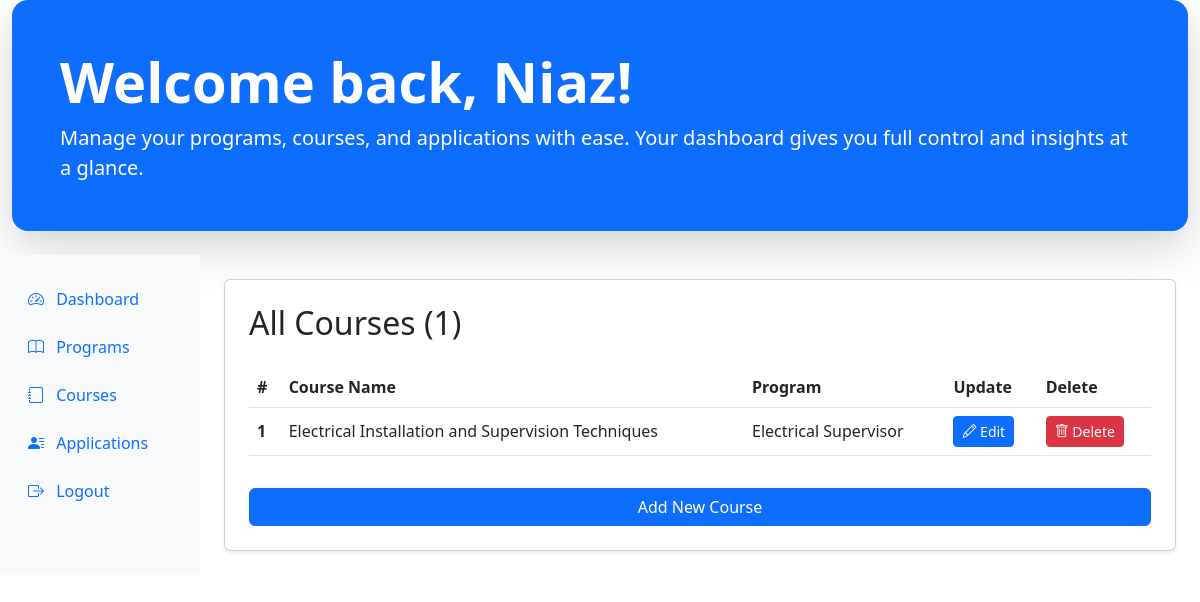
The app's page /admin_work/admin_courses/ (signed in) with its own data.
### accounts/models.py (models this page shows)
class CustomUser(AbstractUser):
    ROLE_CHOICES = (
        ('admin', 'Admin'),
        ('enroller', 'Enroller'),
        ('student', 'Student'),
        ('guest','Guest'),
    )
    role = models.CharField(max_length=20, choices=ROLE_CHOICES, default='guest')

### website/models.py (models this page shows, shortened)
class Course(models.Model):
    name = models.CharField(max_length=50)
    description = models.TextField()
    program = models.ForeignKey(Program, on_delete=models.CASCADE)
    marks = models.IntegerField()

class Program(models.Model):
    name = models.CharField(max_length=255)
    description = models.TextField()
    duration = models.CharField(max_length=50, help_text="e.g., 3 Months, 6 Months")
    semesters = models.PositiveIntegerField()
    fee = models.DecimalField(max_digits=10, decimal_places=2, help_text="Course fee in PKR")
    image = models.ImageField(upload_to='course_images/', blank=True, null=True)

### admin_work/views.py (the view)
# urls.py: path('admin_courses/', views.admin_courses, name='admin_courses'),
@user_passes_test(is_admin)
def admin_courses(request):
    courses = models.Course.objects.all()
    return render(request, 'admin_courses.html', {'courses': courses})

### admin_work/views.py (called while the page is built)
def is_admin(user):
    return user.is_authenticated and user.role == 'admin'

### admin_work/templates/admin_courses.html
{% extends "admin_base.html" %}
{% load static %}
{% block content %}
            <div class="row g-4">
                <div class="col-12">
                    <div class="card p-4 bg-white rounded shadow-sm">
                        <h2 class="mb-4">All Courses ({{ courses|length }})</h2>
                        <table class="table table-hover align-middle">
                            <thead>
                                <tr>
                                    <th scope="col">#</th>
                                    <th scope="col">Course Name</th>
                                    <th scope="col">Program</th>
                                    <th scope="col">Update</th>
                                    <th scope="col">Delete</th>
                                </tr>
                            </thead>
                            <tbody>
                                {% for course in courses %}
                                <tr>
                                    <th scope="row">{{ forloop.counter }}</th>
                                    <td>{{ course.name }}</td>
                                    <td>{{ course.program.name }}</td>
                                    <td>
                                        <a href="{% url 'course_update' course.id %}" class="btn btn-primary btn-sm">
                                           <i class="bi bi-pencil"></i> Edit
                                        </a>
                                    </td>
                                    <td>
                                        <a href="{% url 'course_delete' course.id %}" class="btn btn-danger btn-sm">
                                           <i class="bi bi-trash"></i> Delete
                                        </a>
                                    </td>
                                </tr>
                                {% empty %}
                                <tr>
                                    <td colspan="5" class="text-center text-muted">No courses found.</td>
                                </tr>
                                {% endfor %}
                            </tbody>
                        </table>
                        <a href="{% url 'course_create' %}" class="btn btn-primary mt-3">Add New Course</a>
                    </div>
                </div>
            </div>
{% endblock content %}

### admin_work/templates/admin_base.html (shortened to what this page needs)
<!DOCTYPE html>
<html lang="en">
<head>
    <link href="https://cdn.jsdelivr.net/npm/bootstrap@5.3.0/dist/css/bootstrap.min.css" rel="stylesheet">
    <link href="https://cdn.jsdelivr.net/npm/bootstrap-icons@1.10.5/font/bootstrap-icons.css" rel="stylesheet">
</head>
<body>
    <div class="container-fluid">
    <div class="hero-section bg-primary text-white rounded-4 shadow-lg p-5 mb-4 d-flex align-items-center justify-content-between flex-wrap">
        <div>
            <h1 class="display-4 fw-bold mb-2">
                Welcome back, {{ user.first_name|default:user.username }}!
            </h1>
            <p class="lead mb-0">Manage your programs, courses, and applications with ease. Your dashboard gives you full control and insights at a glance.</p>
        </div>
    </div>
    <div class="row">
        <nav id="adminSidebar" class="col-12 col-md-2 bg-light sidebar py-4 collapse d-md-block mb-3 mb-md-0">
            <div class="position-sticky">
                <ul class="nav flex-column">
                    <li class="nav-item mb-2">
                        <a class="nav-link active" aria-current="page" href="{% url 'admin_view'%}">
                            <i class="bi bi-speedometer2"></i>
                            <span class="ms-2">Dashboard</span>
                        </a>
                    </li>
                    <li class="nav-item mb-2">
                        <a class="nav-link" href="{% url 'admin_programs' %}">
                            <i class="bi bi-book"></i>
                            <span class="ms-2">Programs</span>
                        </a>
                    </li>
                    <li class="nav-item mb-2">
                        <a class="nav-link" href="{% url 'admin_courses' %}">
                            <i class="bi bi-journal"></i>
                            <span class="ms-2">Courses</span>
                        </a>
                    </li>
                    <li class="nav-item mb-2">
                        <a class="nav-link" href="{% url 'admin_applications' %}">
                            <i class="bi bi-person-lines-fill"></i>
                            <span class="ms-2">Applications</span>
                        </a>
                    </li>
                    <li class="nav-item mb-2">
                        <a class="nav-link" href="{% url 'logout' %}">
                            <i class="bi bi-box-arrow-right"></i>
                            <span class="ms-2">Logout</span>
                        </a>
                    </li>
                </ul>
            </div>
        </nav>
        <main class="col-12 col-md-10 ms-sm-auto px-md-4 py-4">
            {% block content %}
            {% endblock content %}
        </main>
    </div>
</div>
</body>
<html>

### records on screen
CustomUser: first_name "Niaz"
Course: name "Electrical Installation and Supervision Techniques", program.name "Electrical Supervisor"

### other values on screen
{{ courses|length }} "1"
